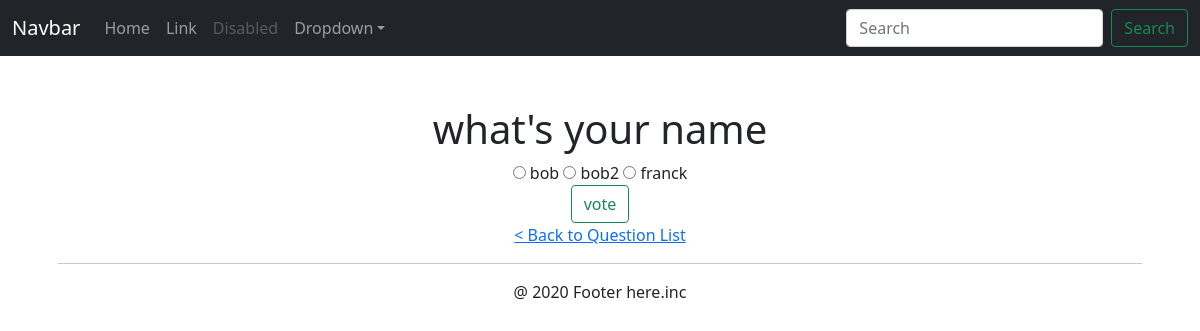
The page /polls/1/ on the database its author committed.
### polls/models.py (models this page shows, shortened)
class Question(models.Model):
    question_text = models.CharField(max_length=200)
    pub_date = models.DateTimeField('date published')

class Choice(models.Model):
    choice_text = models.CharField(max_length=200)
    votes = models.IntegerField(default=0)
    question = models.ForeignKey(Question, on_delete=models.CASCADE) #connected to question

### polls/views.py (the view)
# urls.py: url(r'^(?P<question_id>[0-9]+)/$', views.detail, name='detail'),
def detail(request, question_id):
    question = get_object_or_404(Question, pk=question_id) #handle 404 if question is empty
    context = {'question': question}
    return render(request, 'polls/detail.html', context)

### polls/templates/polls/detail.html (shortened to what this page needs)
{% extends 'polls/base.html' %}
{% block main_content %}
<h1>{{ question.question_text }}</h1>
<form action="{% url 'polls:vote' question.id %}" method="post">
    {% for choice in question.choice_set.all %}
        <input type="radio" name="choice" id="choice{{forloop.counter}}" value="{{choice.id}}"/>
        <label for="choice{{forloop.counter}}"> {{choice.choice_text}} </label>
    {% endfor %}
    <br>
    <input class="btn btn-outline-success" type="submit" value="vote"/>
</form>
<a href="{% url 'polls:index' %}"> < Back to Question List</a>
{% endblock %}

### rows shown on the page
Question: question_text "what's your name"
Choice: choice_text "bob"
Choice: choice_text "bob2"
Choice: choice_text "franck"
